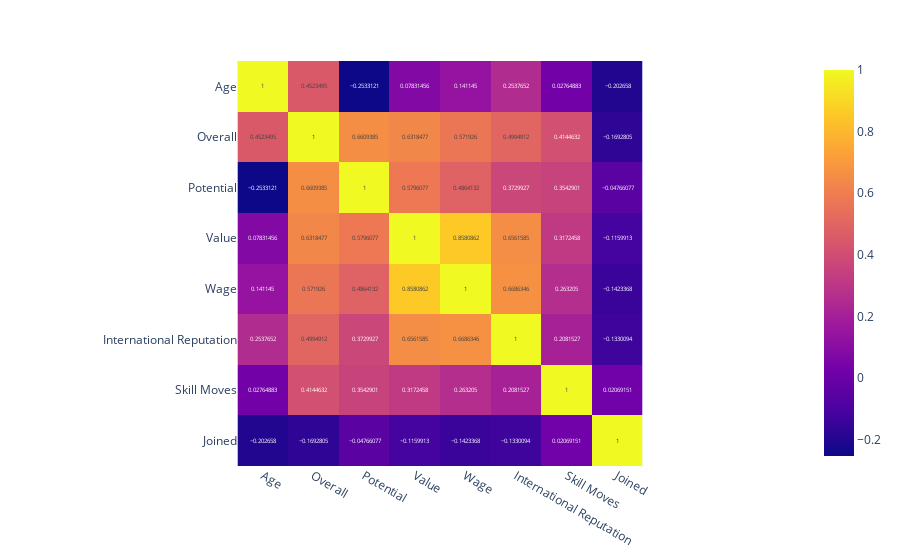

The cell this chart's notebook holds for it:
### Code cell
#heatmap de correlación
fig=px.imshow(df1.corr(),text_auto=True)
fig.show()

### Figure 1 — Plotly figure (JSON) as saved in the notebook; plotly's stock layout.template omitted (floating-point values rounded to 4 significant figures)
{"data": [{"coloraxis": "coloraxis", "hovertemplate": "x: %{x}<br>y: %{y}<br>color: %{z}<extra></extra>", "name": "0", "texttemplate": "%{z}", "type": "heatmap", "x": ["Age", "Overall", "Potential", "Value", "Wage", "International Reputation", "Skill Moves", "Joined"], "xaxis": "x", "y": ["Age", "Overall", "Potential", "Value", "Wage", "International Reputation", "Skill Moves", "Joined"], "yaxis": "y", "z": [[1, 0.4523, -0.2533, 0.07831, 0.1411, 0.2538, 0.02765, -0.2027], [0.4523, 1, 0.6609, 0.6318, 0.5719, 0.4995, 0.4145, -0.1693], [-0.2533, 0.6609, 1, 0.5796, 0.4864, 0.373, 0.3543, -0.04766], [0.07831, 0.6318, 0.5796, 1, 0.8581, 0.6562, 0.3172, -0.116], [0.1411, 0.5719, 0.4864, 0.8581, 1, 0.6686, 0.2632, -0.1423], [0.2538, 0.4995, 0.373, 0.6562, 0.6686, 1, 0.2082, -0.133], [0.02765, 0.4145, 0.3543, 0.3172, 0.2632, 0.2082, 1, 0.02069], [-0.2027, -0.1693, -0.04766, -0.116, -0.1423, -0.133, 0.02069, 1]]}], "layout": {"coloraxis": {"colorscale": [[0, "#0d0887"], [0.1111, "#46039f"], [0.2222, "#7201a8"], [0.3333, "#9c179e"], [0.4444, "#bd3786"], [0.5556, "#d8576b"], [0.6667, "#ed7953"], [0.7778, "#fb9f3a"], [0.8889, "#fdca26"], [1, "#f0f921"]]}, "margin": {"t": 60}, "xaxis": {"anchor": "y", "constrain": "domain", "domain": [0, 1], "scaleanchor": "y"}, "yaxis": {"anchor": "x", "autorange": "reversed", "constrain": "domain", "domain": [0, 1]}}}
